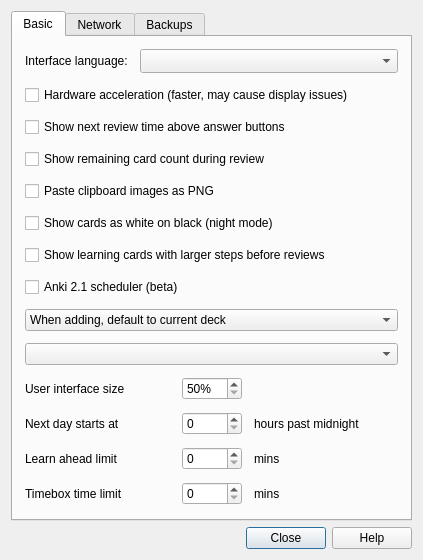
<?xml version="1.0" encoding="UTF-8"?>
<ui version="4.0">
 <class>Preferences</class>
 <widget class="QDialog" name="Preferences">
  <property name="geometry">
   <rect>
    <x>0</x>
    <y>0</y>
    <width>423</width>
    <height>508</height>
   </rect>
  </property>
  <property name="windowTitle">
   <string>Preferences</string>
  </property>
  <layout class="QVBoxLayout" name="verticalLayout_2">
   <item>
    <widget class="QTabWidget" name="tabWidget">
     <property name="focusPolicy">
      <enum>Qt::StrongFocus</enum>
     </property>
     <property name="currentIndex">
      <number>0</number>
     </property>
     <widget class="QWidget" name="tab_1">
      <attribute name="title">
       <string>Basic</string>
      </attribute>
      <layout class="QVBoxLayout" name="verticalLayout">
       <property name="spacing">
        <number>12</number>
       </property>
       <property name="leftMargin">
        <number>12</number>
       </property>
       <property name="topMargin">
        <number>12</number>
       </property>
       <property name="rightMargin">
        <number>12</number>
       </property>
       <property name="bottomMargin">
        <number>12</number>
       </property>
       <item>
        <layout class="QHBoxLayout" name="horizontalLayout_2">
         <item>
          <widget class="QLabel" name="label">
           <property name="text">
            <string>Interface language:</string>
           </property>
          </widget>
         </item>
         <item>
          <widget class="QComboBox" name="lang">
           <property name="sizePolicy">
            <sizepolicy hsizetype="MinimumExpanding" vsizetype="Fixed">
             <horstretch>0</horstretch>
             <verstretch>0</verstretch>
            </sizepolicy>
           </property>
           <property name="sizeAdjustPolicy">
            <enum>QComboBox::AdjustToMinimumContentsLengthWithIcon</enum>
           </property>
          </widget>
         </item>
        </layout>
       </item>
       <item>
        <widget class="QCheckBox" name="hwAccel">
         <property name="text">
          <string>Hardware acceleration (faster, may cause display issues)</string>
         </property>
        </widget>
       </item>
       <item>
        <widget class="QCheckBox" name="showEstimates">
         <property name="text">
          <string>Show next review time above answer buttons</string>
         </property>
        </widget>
       </item>
       <item>
        <widget class="QCheckBox" name="showProgress">
         <property name="text">
          <string>Show remaining card count during review</string>
         </property>
        </widget>
       </item>
       <item>
        <widget class="QCheckBox" name="pastePNG">
         <property name="text">
          <string>Paste clipboard images as PNG</string>
         </property>
        </widget>
       </item>
       <item>
        <widget class="QCheckBox" name="nightMode">
         <property name="text">
          <string>Show cards as white on black (night mode)</string>
         </property>
        </widget>
       </item>
       <item>
        <widget class="QCheckBox" name="dayLearnFirst">
         <property name="text">
          <string>Show learning cards with larger steps before reviews</string>
         </property>
        </widget>
       </item>
       <item>
        <widget class="QCheckBox" name="newSched">
         <property name="text">
          <string>Anki 2.1 scheduler (beta)</string>
         </property>
        </widget>
       </item>
       <item>
        <widget class="QComboBox" name="useCurrent">
         <item>
          <property name="text">
           <string>When adding, default to current deck</string>
          </property>
         </item>
         <item>
          <property name="text">
           <string>Change deck depending on note type</string>
          </property>
         </item>
        </widget>
       </item>
       <item>
        <widget class="QComboBox" name="newSpread"/>
       </item>
       <item>
        <layout class="QGridLayout" name="gridLayout_4">
         <property name="spacing">
          <number>12</number>
         </property>
         <item row="3" column="1">
          <widget class="QSpinBox" name="timeLimit">
           <property name="maximum">
            <number>9999</number>
           </property>
          </widget>
         </item>
         <item row="1" column="2">
          <widget class="QLabel" name="label_40">
           <property name="text">
            <string>hours past midnight</string>
           </property>
          </widget>
         </item>
         <item row="3" column="2">
          <widget class="QLabel" name="label_39">
           <property name="text">
            <string>mins</string>
           </property>
          </widget>
         </item>
         <item row="1" column="0">
          <widget class="QLabel" name="label_23">
           <property name="text">
            <string>Next day starts at</string>
           </property>
          </widget>
         </item>
         <item row="2" column="1">
          <widget class="QSpinBox" name="lrnCutoff">
           <property name="maximumSize">
            <size>
             <width>60</width>
             <height>16777215</height>
            </size>
           </property>
           <property name="maximum">
            <number>999</number>
           </property>
          </widget>
         </item>
         <item row="2" column="0">
          <widget class="QLabel" name="label_24">
           <property name="text">
            <string>Learn ahead limit</string>
           </property>
          </widget>
         </item>
         <item row="1" column="1">
          <widget class="QSpinBox" name="dayOffset">
           <property name="maximumSize">
            <size>
             <width>60</width>
             <height>16777215</height>
            </size>
           </property>
           <property name="maximum">
            <number>23</number>
           </property>
          </widget>
         </item>
         <item row="3" column="0">
          <widget class="QLabel" name="label_30">
           <property name="text">
            <string>Timebox time limit</string>
           </property>
          </widget>
         </item>
         <item row="2" column="2">
          <widget class="QLabel" name="label_29">
           <property name="text">
            <string>mins</string>
           </property>
          </widget>
         </item>
         <item row="0" column="0">
          <widget class="QLabel" name="label_2">
           <property name="text">
            <string>User interface size</string>
           </property>
          </widget>
         </item>
         <item row="0" column="1">
          <widget class="QSpinBox" name="uiScale">
           <property name="suffix">
            <string>%</string>
           </property>
           <property name="minimum">
            <number>50</number>
           </property>
           <property name="maximum">
            <number>200</number>
           </property>
           <property name="singleStep">
            <number>5</number>
           </property>
          </widget>
         </item>
        </layout>
       </item>
       <item>
        <spacer name="verticalSpacer_3">
         <property name="orientation">
          <enum>Qt::Vertical</enum>
         </property>
         <property name="sizeType">
          <enum>QSizePolicy::Expanding</enum>
         </property>
         <property name="sizeHint" stdset="0">
          <size>
           <width>20</width>
           <height>20</height>
          </size>
         </property>
        </spacer>
       </item>
      </layout>
     </widget>
     <widget class="QWidget" name="tab_2">
      <attribute name="title">
       <string>Network</string>
      </attribute>
      <layout class="QVBoxLayout" name="verticalLayout_4">
       <property name="spacing">
        <number>12</number>
       </property>
       <property name="leftMargin">
        <number>12</number>
       </property>
       <property name="topMargin">
        <number>12</number>
       </property>
       <property name="rightMargin">
        <number>12</number>
       </property>
       <property name="bottomMargin">
        <number>12</number>
       </property>
       <item>
        <layout class="QHBoxLayout">
         <property name="spacing">
          <number>10</number>
         </property>
         <item>
          <layout class="QVBoxLayout">
           <item>
            <widget class="QLabel" name="syncLabel">
             <property name="text">
              <string>&lt;b&gt;Synchronisation&lt;/b&gt;</string>
             </property>
             <property name="wordWrap">
              <bool>true</bool>
             </property>
             <property name="openExternalLinks">
              <bool>true</bool>
             </property>
            </widget>
           </item>
           <item>
            <widget class="QCheckBox" name="syncMedia">
             <property name="text">
              <string>Synchronize audio and images too</string>
             </property>
            </widget>
           </item>
           <item>
            <widget class="QCheckBox" name="syncOnProgramOpen">
             <property name="text">
              <string>Automatically sync on profile open/close</string>
             </property>
            </widget>
           </item>
           <item>
            <widget class="QCheckBox" name="fullSync">
             <property name="text">
              <string>On next sync, force changes in one direction</string>
             </property>
            </widget>
           </item>
           <item>
            <layout class="QHBoxLayout" name="horizontalLayout">
             <item>
              <widget class="QPushButton" name="syncDeauth">
               <property name="text">
                <string>Deauthorize</string>
               </property>
               <property name="autoDefault">
                <bool>false</bool>
               </property>
              </widget>
             </item>
             <item>
              <widget class="QLabel" name="syncUser">
               <property name="text">
                <string/>
               </property>
              </widget>
             </item>
             <item>
              <spacer name="horizontalSpacer_2">
               <property name="orientation">
                <enum>Qt::Horizontal</enum>
               </property>
               <property name="sizeHint" stdset="0">
                <size>
                 <width>40</width>
                 <height>1</height>
                </size>
               </property>
              </spacer>
             </item>
            </layout>
           </item>
          </layout>
         </item>
        </layout>
       </item>
       <item>
        <spacer name="verticalSpacer_2">
         <property name="orientation">
          <enum>Qt::Vertical</enum>
         </property>
         <property name="sizeHint" stdset="0">
          <size>
           <width>20</width>
           <height>40</height>
          </size>
         </property>
        </spacer>
       </item>
      </layout>
     </widget>
     <widget class="QWidget" name="tab">
      <attribute name="title">
       <string>Backups</string>
      </attribute>
      <layout class="QVBoxLayout" name="verticalLayout_3">
       <property name="spacing">
        <number>12</number>
       </property>
       <property name="leftMargin">
        <number>12</number>
       </property>
       <property name="topMargin">
        <number>12</number>
       </property>
       <property name="rightMargin">
        <number>12</number>
       </property>
       <property name="bottomMargin">
        <number>12</number>
       </property>
       <item>
        <widget class="QLabel" name="label_9">
         <property name="text">
          <string>&lt;b&gt;Backups&lt;/b&gt;&lt;br&gt;Anki will create a backup of your collection each time it is closed or synchronized.</string>
         </property>
         <property name="wordWrap">
          <bool>true</bool>
         </property>
        </widget>
       </item>
       <item>
        <layout class="QGridLayout" name="gridLayout_2">
         <item row="0" column="0">
          <widget class="QLabel" name="label_10">
           <property name="text">
            <string>Keep</string>
           </property>
          </widget>
         </item>
         <item row="0" column="1">
          <widget class="QSpinBox" name="numBackups">
           <property name="minimumSize">
            <size>
             <width>60</width>
             <height>0</height>
            </size>
           </property>
           <property name="maximumSize">
            <size>
             <width>60</width>
             <height>16777215</height>
            </size>
           </property>
          </widget>
         </item>
         <item row="0" column="2">
          <widget class="QLabel" name="label_11">
           <property name="text">
            <string>backups</string>
           </property>
          </widget>
         </item>
         <item row="0" column="3">
          <spacer name="horizontalSpacer">
           <property name="orientation">
            <enum>Qt::Horizontal</enum>
           </property>
           <property name="sizeHint" stdset="0">
            <size>
             <width>40</width>
             <height>20</height>
            </size>
           </property>
          </spacer>
         </item>
        </layout>
       </item>
       <item>
        <widget class="QLabel" name="openBackupFolder">
         <property name="text">
          <string>You can restore backups via File&gt;Switch Profile.</string>
         </property>
        </widget>
       </item>
       <item>
        <widget class="QLabel" name="label_4">
         <property name="text">
          <string>Note: Media is not backed up. Please create a periodic backup of your Anki folder to be safe.</string>
         </property>
         <property name="wordWrap">
          <bool>true</bool>
         </property>
        </widget>
       </item>
       <item>
        <spacer name="verticalSpacer_4">
         <property name="orientation">
          <enum>Qt::Vertical</enum>
         </property>
         <property name="sizeHint" stdset="0">
          <size>
           <width>20</width>
           <height>59</height>
          </size>
         </property>
        </spacer>
       </item>
       <item>
        <widget class="QLabel" name="label_21">
         <property name="text">
          <string>Some settings will take effect after you restart Anki.</string>
         </property>
         <property name="alignment">
          <set>Qt::AlignCenter</set>
         </property>
        </widget>
       </item>
      </layout>
     </widget>
    </widget>
   </item>
   <item>
    <widget class="QDialogButtonBox" name="buttonBox">
     <property name="orientation">
      <enum>Qt::Horizontal</enum>
     </property>
     <property name="standardButtons">
      <set>QDialogButtonBox::Close|QDialogButtonBox::Help</set>
     </property>
    </widget>
   </item>
  </layout>
 </widget>
 <tabstops>
  <tabstop>lang</tabstop>
  <tabstop>hwAccel</tabstop>
  <tabstop>showEstimates</tabstop>
  <tabstop>showProgress</tabstop>
  <tabstop>pastePNG</tabstop>
  <tabstop>nightMode</tabstop>
  <tabstop>dayLearnFirst</tabstop>
  <tabstop>newSched</tabstop>
  <tabstop>useCurrent</tabstop>
  <tabstop>newSpread</tabstop>
  <tabstop>uiScale</tabstop>
  <tabstop>dayOffset</tabstop>
  <tabstop>lrnCutoff</tabstop>
  <tabstop>timeLimit</tabstop>
  <tabstop>numBackups</tabstop>
  <tabstop>syncOnProgramOpen</tabstop>
  <tabstop>tabWidget</tabstop>
  <tabstop>fullSync</tabstop>
  <tabstop>syncMedia</tabstop>
  <tabstop>syncDeauth</tabstop>
 </tabstops>
 <resources/>
 <connections>
  <connection>
   <sender>buttonBox</sender>
   <signal>accepted()</signal>
   <receiver>Preferences</receiver>
   <slot>accept()</slot>
   <hints>
    <hint type="sourcelabel">
     <x>285</x>
     <y>439</y>
    </hint>
    <hint type="destinationlabel">
     <x>157</x>
     <y>274</y>
    </hint>
   </hints>
  </connection>
  <connection>
   <sender>buttonBox</sender>
   <signal>rejected()</signal>
   <receiver>Preferences</receiver>
   <slot>reject()</slot>
   <hints>
    <hint type="sourcelabel">
     <x>332</x>
     <y>439</y>
    </hint>
    <hint type="destinationlabel">
     <x>286</x>
     <y>274</y>
    </hint>
   </hints>
  </connection>
 </connections>
</ui>
